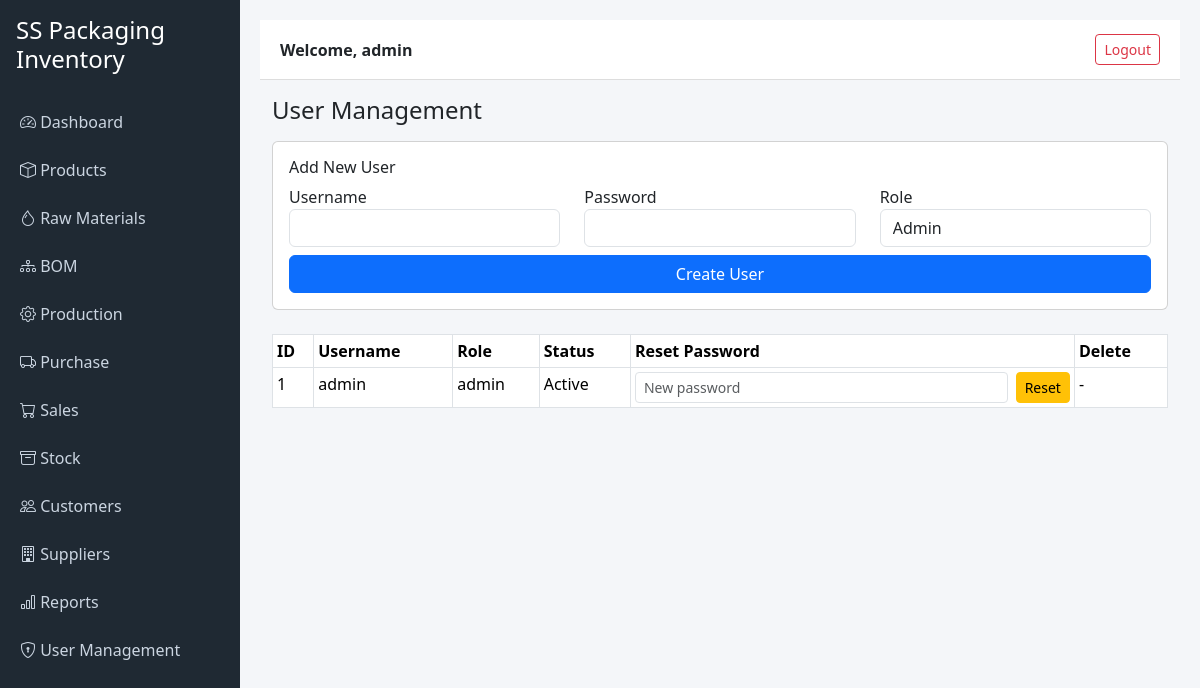
The app's page /users (signed in) with its own data.
### tables this page shows
CREATE TABLE users (
    id INTEGER PRIMARY KEY AUTOINCREMENT,
    username TEXT UNIQUE,
    password TEXT,
    role TEXT
, is_active INTEGER DEFAULT 1);

### app.py (the view, shortened to what this page needs)
@app.route("/users", methods=["GET", "POST"])
@login_required(role="admin")
def users():
    conn = get_db_connection()
    error = None
    users = conn.execute("""
        SELECT id, username, role, is_active
        FROM users
        ORDER BY id
    """).fetchall()
    conn.close()
    return render_template("users.html", users=users, error=error)

### app.py (called while the page is built)
def get_db_connection():
    base_dir = os.path.dirname(os.path.abspath(__file__))
    db_path = os.path.join(base_dir, "inventory.db")
    conn = sqlite3.connect(db_path)
    conn.row_factory = sqlite3.Row
    return conn

def login_required(role=None):
    def wrapper(f):
        @wraps(f)
        def decorated_function(*args, **kwargs):
            if "user_id" not in session:
                return redirect("/login")
            if role:
                user_role = session.get("role")
                if isinstance(role, list):
                    if user_role not in role:
                        return "Access Denied", 403
                else:
                    if user_role != role:
                        return "Access Denied", 403
            return f(*args, **kwargs)
        return decorated_function
    return wrapper

### templates/users.html (shortened to what this page needs)
{% extends "base.html" %}
{% block content %}
<h4 class="mb-3">User Management</h4>
<form method="post" class="card p-3 mb-4">
    <h6>Add New User</h6>
    <div class="row mb-2">
        <div class="col-md-4">
            <label>Username</label>
            <input type="text" name="username" class="form-control" required>
        </div>
        <div class="col-md-4">
            <label>Password</label>
            <input type="text" name="password" class="form-control" required>
        </div>
        <div class="col-md-4">
            <label>Role</label>
            <select name="role" class="form-control" required>
                <option value="admin">Admin</option>
            </select>
        </div>
    </div>
    <button class="btn btn-primary">Create User</button>
</form>
<table class="table table-bordered table-sm">
    <tr>
        <th>ID</th>
        <th>Username</th>
        <th>Role</th>
        <th>Status</th>
        <th>Reset Password</th>
        <th>Delete</th>
    </tr>
    {% for u in users %}
    <tr>
        <td>{{ u.id }}</td>
        <td>{{ u.username }}</td>
        <td>{{ u.role }}</td>
        <td>
            {% if u.is_active == 1 %}
                Active
            {% else %}
                Inactive
            {% endif %}
        </td>
        <td>
            <form method="post" action="/users/reset_password/{{ u.id }}" class="d-flex">
                <input type="text" name="new_password" class="form-control form-control-sm me-2" placeholder="New password" required>
                <button class="btn btn-sm btn-warning">Reset</button>
            </form>
        </td>
        <td>
            {% if u.id != session.user_id %}
            <a href="/users/delete/{{ u.id }}" class="btn btn-sm btn-danger" onclick="return confirm('Delete this user?')">Delete</a>
            {% else %}
            -
            {% endif %}
        </td>
    </tr>
    {% endfor %}
</table>
{% endblock %}

### templates/base.html (style rules this page uses)
body { margin: 0; background-color: #f4f6f9; }

### records on screen
users: id "1", username "admin", role "admin", is_active "Active"

### other values on screen
{{ session.username }} "admin"
